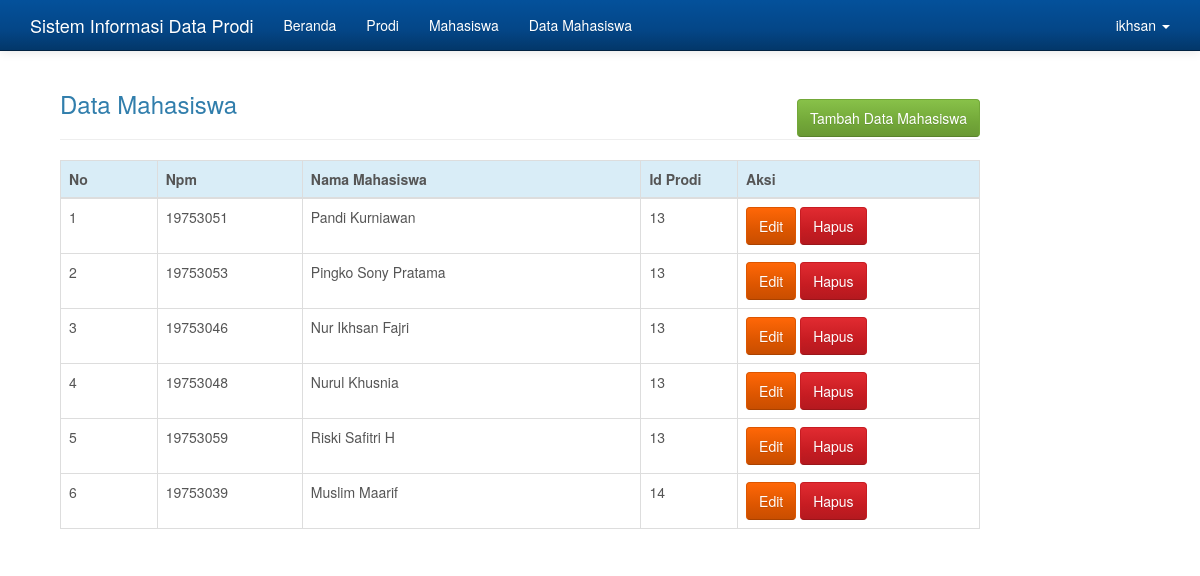
Screenshot of /admin/admin.php?hlm=mahasiswa (signed in) with the database file from the repository.
### tables this page shows
CREATE TABLE `mahasiswa` (
  `idmhs` int(11) NOT NULL,
  `npm` varchar(8) NOT NULL,
  `nama` varchar(50) NOT NULL,
  `idprodi` int(11) NOT NULL
);

### admin/mahasiswa.php (the view)
<?php
if( empty( $_SESSION['iduser'] ) ){
	$_SESSION['err'] = '<strong>ERROR!</strong> Anda harus login terlebih dahulu.';
	header('Location: ./');
	die();
} else {
	if( isset( $_REQUEST['aksi'] )){
		$aksi = $_REQUEST['aksi'];
		switch($aksi){
			case 'baru':
				include 'mahasiswa_baru.php';
				break;
			case 'edit':
				include 'mahasiswa_edit.php';
				break;
			case 'hapus':
				include 'mahasiswa_hapus.php';
				break;
		}
	} else {
		echo '
			<div class="container">
			<div class="col-md-10">
				<h3 style="margin-bottom: -20px;">Data Mahasiswa</h3>
					<a href="./admin.php?hlm=mahasiswa&aksi=baru" class="btn btn-success btn-s pull-right">Tambah Data Mahasiswa</a>
				<br/><hr/>
				<table class="table table-bordered">
				 <thead>
				   <tr class="info">
					 <th width="10%">No</th>
					 <th width="15%">Npm</th>
					 <th width="35%">Nama Mahasiswa</th>
					 <th width="10%">Id Prodi</th>
					 <th width="25%">Aksi</th>
				   </tr>
				 </thead>
				 <tbody>';
		 	$sql = mysqli_query($koneksi, "SELECT * FROM mahasiswa");
		 	if(mysqli_num_rows($sql) > 0){
		 		$no = 0;
				 while($row = mysqli_fetch_array($sql)){
	 				$no++;
	 			echo '
				   <tr>
					 <td>'.$no.'</td>
					 <td>'.$row['npm'].'</td>
					 <td>'.$row['nama'].'</td>
					 <td>'.$row['idprodi'].'</td>
					 <td>
					<script type="text/javascript" language="JavaScript">
					  	function konfirmasi(){
						  	tanya = confirm("Anda yakin akan menghapus Data Mahasiswa ini?");
						  	if (tanya == true) return true;
						  	else return false;
						}
					</script>
					 <a href="?hlm=mahasiswa&aksi=edit&idmhs='.$row['idmhs'].'" class="btn btn-warning btn-s">Edit</a>
					 <a href="?hlm=mahasiswa&aksi=hapus&submit=yes&idmhs='.$row['idmhs'].'" onclick="return konfirmasi()" class="btn btn-danger btn-s">Hapus</a>
					 </td>';
				}
			} else {
				 echo '<td colspan="8"><center><p class="add">Tidak ada data untuk ditampilkan. <u><a href="?hlm=mahasiswa&aksi=baru">Tambah data Mahasiswa </a></u> </p></center></td></tr>';
			}
			echo '
			 	</tbody>
			</table>
			</div>
		</div>';
	}
}
?>

### admin/admin.php (style rules this page uses)
body { min-height: 200px; padding-top: 70px; }

### rows the page displays
mahasiswa: npm "19753051", nama "Pandi Kurniawan", idprodi "13"
mahasiswa: npm "19753053", nama "Pingko Sony Pratama", idprodi "13"
mahasiswa: npm "19753046", nama "Nur Ikhsan Fajri", idprodi "13"
mahasiswa: npm "19753048", nama "Nurul Khusnia", idprodi "13"
mahasiswa: npm "19753059", nama "Riski Safitri H", idprodi "13"
mahasiswa: npm "19753039", nama "Muslim Maarif", idprodi "14"

### other values shown
$_SESSION['username'] "ikhsan"
